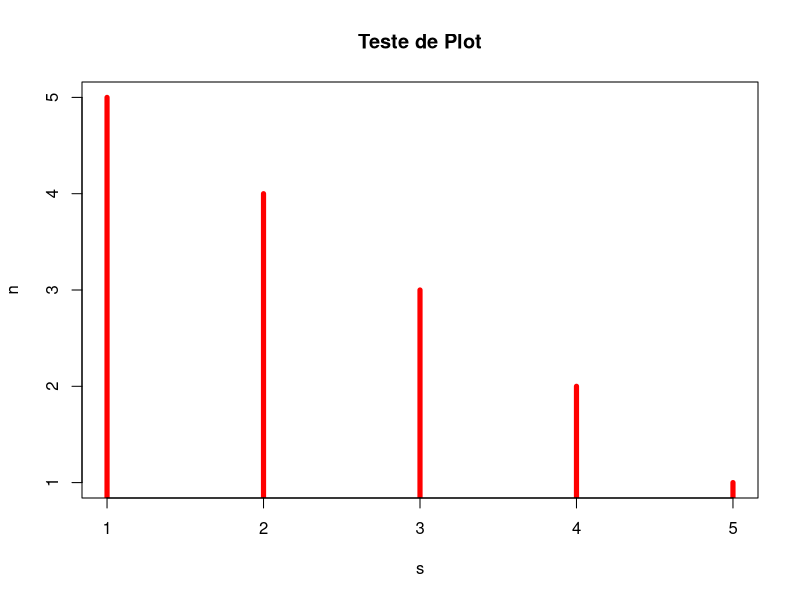
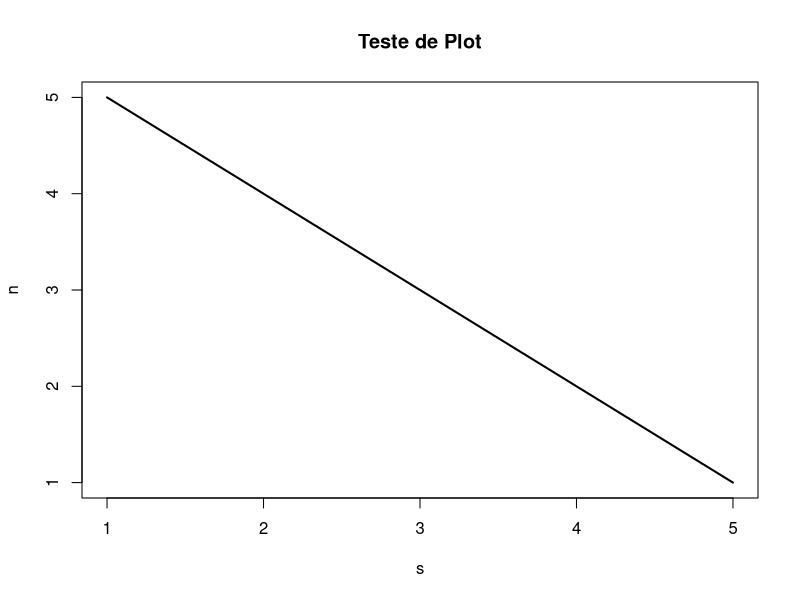

Write R code to recreate these figures, in order.
f1 <- function(n) {
  eixo_x <- numeric()
  eixo_y <- numeric()
  for (i in 0:n) {
    print(i)
    eixo_x[i] <- i
    eixo_y[i] <- (n-(i-1))
  }
  data.frame(eixo_x, eixo_y)
}
df=f1(5)
df$eixo_x
df$eixo_y
#plotar gráficos (x, y, tipo de grafico, label do eixo x e y, titulo do plot, cor do plot)
plot(df$eixo_x, df$eixo_y, type='h', ylab = 'n', xlab = 's',lwd = 5, main="Teste de Plot", col="red")
plot(df$eixo_x, df$eixo_y, type='l', ylab = 'n', xlab = 's', lwd = 2,main="Teste de Plot")

